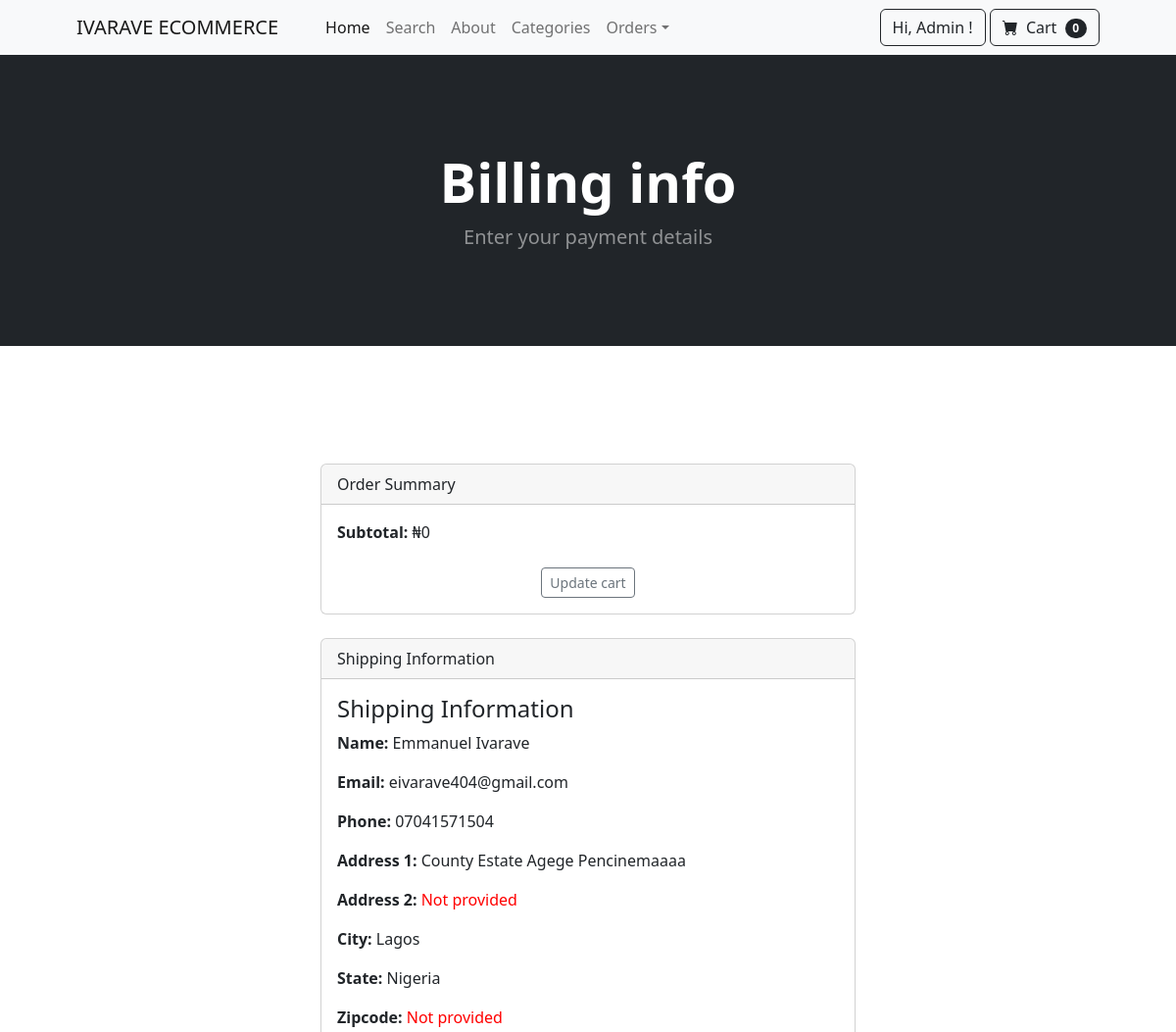
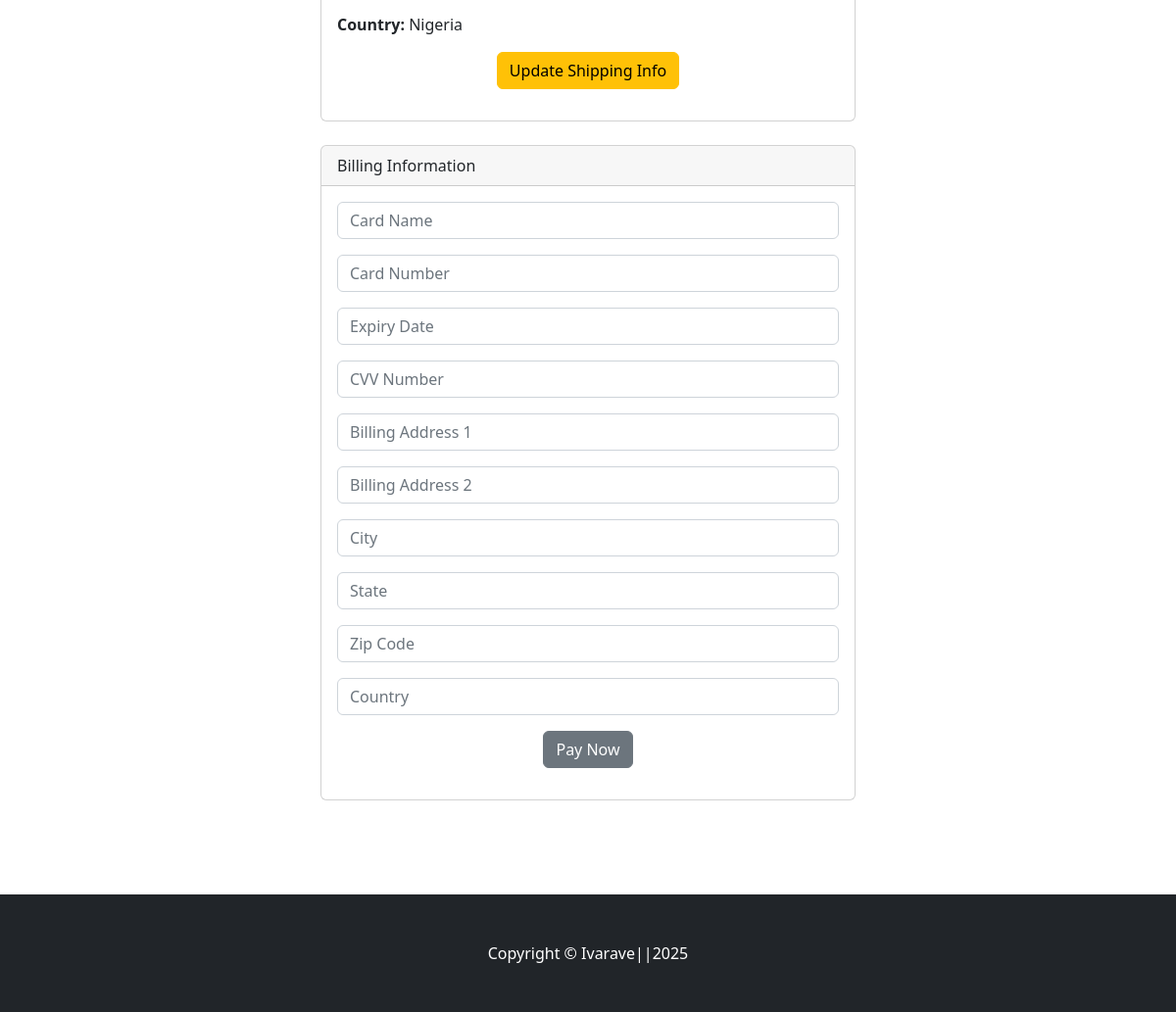
Page /payment/billing_info/ (signed in) on the committed database (2 pictures, top to bottom).
### payment/models.py (models this page shows, shortened)
class shippingAddress(models.Model):
    user = models.ForeignKey('auth.User', on_delete=models.CASCADE, null=True, blank=True)
    shipping_name = models.CharField(max_length=200 )
    shipping_phone = models.CharField(max_length=200 )
    shipping_email = models.CharField(max_length=200 )
    shipping_address1 = models.CharField(max_length=200 )
    shipping_address2 = models.CharField(max_length=200, null=True, blank=True)
    shipping_city = models.CharField(max_length=200 )
    shipping_state = models.CharField(max_length=200 )
    shipping_zipcode = models.CharField(max_length=200, null=True, blank =True)
    shipping_country = models.CharField(max_length=200 )
    class Meta:
        verbose_name = 'Shipping Address'
        verbose_name_plural = 'Shipping Address'

### payment/views.py (the view)
# urls.py: path('billing_info/', views.billing_info, name='billing_info'),
def billing_info(request):
    if not request.user.is_authenticated:
        messages.error(request, "You must be logged in.")
        return redirect('profile')
    cart = Cart(request)
    cart_products = cart.get_products()
    quantities = cart.get_quantities()
    totals = cart.cart_total()
    if request.method == 'POST':
        my_shipping = request.POST.dict()
        request.session['my_shipping'] = my_shipping
        messages.success(request, "Shipping information saved.")
    shipping_info = shippingAddress.objects.filter(user=request.user).last()
    billing_form = paymentForm()  # Render the billing form
    return render(request, 'payment/billing_info.html', {
        'cart_products': cart_products,
        'quantities': quantities,
        'totals': totals,
        'shipping_info': shipping_info,
        'billing_form': billing_form
    })

### cart/cart.py (called while the page is built, shortened)
    def __len__(self):
        return len(self.cart)

    def get_products (self):
        product_ids = self.cart.keys()
        products = Product.objects.filter(id__in=product_ids)
        return products

    def get_quantities(self):
        quantities = self.cart
        return quantities

    def cart_total(self):
        product_ids = self.cart.keys()
        products = Product.objects.filter(id__in=product_ids)
        quantities = self.cart
        total = 0
        return total

### cart/context_processors.py (called while the page is built)
def cart(request):
    return {'cart': Cart(request)}

### payment/templates/payment/billing_info.html (shortened to what this page needs)
{% extends 'base.html' %}
{% load humanize %}
{% block content %}
<header class="bg-dark py-5">
    <div class="container px-4 px-lg-5 my-5">
        <div class="text-center text-white">
            <h1 class="display-4 fw-bolder">Billing info</h1>
            <p class="lead fw-normal text-white-50 mb-0">Enter your payment details</p>
        </div>
    </div>
</header>
<br><br><br>
<div class="container my-5">
    <div class="row justify-content-center">
        <div class="col-md-6">
            <div class="card mb-4">
                <div class="card-header">Order Summary</div>
                <div class="card-body">
                    <strong>Subtotal:</strong> ₦{{ totals|intcomma }}<br><br>
                    <div class="text-center">
                        <a href="{% url 'cart_summary' %}" class="btn btn-sm btn-outline-secondary">Update cart</a>
                    </div>
                </div>
            </div>
            <div class="card mb-4">
                <div class="card-header">Shipping Information</div>
                <div class="card-body">
                    <h4>Shipping Information</h4>
                    <p><strong>Name:</strong> {{ shipping_info.shipping_name|default:"<span style='color: red;'>Not provided</span>"|safe }}</p>
                    <p><strong>Email:</strong> {{ shipping_info.shipping_email|default:"<span style='color: red;'>Not provided</span>"|safe }}</p>
                    <p><strong>Phone:</strong> {{ shipping_info.shipping_phone|default:"<span style='color: red;'>Not provided</span>"|safe }}</p>
                    <p><strong>Address 1:</strong> {{ shipping_info.shipping_address1|default:"<span style='color: red;'>Not provided</span>"|safe }}</p>
                    <p><strong>Address 2:</strong> {{ shipping_info.shipping_address2|default:"<span style='color: red;'>Not provided</span>"|safe }}</p>
                    <p><strong>City:</strong> {{ shipping_info.shipping_city|default:"<span style='color: red;'>Not provided</span>"|safe }}</p>
                    <p><strong>State:</strong> {{ shipping_info.shipping_state|default:"<span style='color: red;'>Not provided</span>"|safe }}</p>
                    <p><strong>Zipcode:</strong> {{ shipping_info.shipping_zipcode|default:"<span style='color: red;'>Not provided</span>"|safe }}</p>
                    <p><strong>Country:</strong> {{ shipping_info.shipping_country|default:"<span style='color: red;'>Not provided</span>"|safe }}</p>
                    <div class="text-center my-3">
                        <a href="{% url 'checkout' %}" class="btn btn-warning">Update Shipping Info</a>
                    </div>
                </div>
            </div>
            <div class="card">
                <div class="card-header">Billing Information</div>
                <div class="card-body">
                    <form method="POST" action="{% url 'initialize_payment' %}">
                        {{ billing_form.as_p }}
                        <div class="text-center my-3">
                            <button type="submit" class="btn btn-secondary">Pay Now</button>
                        </div>
                    </form>
                </div>
            </div>
            <br><br>
        </div>
    </div>
</div>
{% endblock %}

### store/templates/navbar.html (shortened to what this page needs)
<nav class="navbar navbar-expand-lg navbar-light bg-light">
    <div class="container px-4 px-lg-5">
        <a class="navbar-brand" href="{% url 'home' %}">IVARAVE ECOMMERCE</a>
        <div class="collapse navbar-collapse" id="navbarSupportedContent">
            <ul class="navbar-nav me-auto mb-2 mb-lg-0 ms-lg-4">
                <li class="nav-item"><a class="nav-link active" aria-current="page" href="{% url 'home' %}">Home</a></li>
                <li class="nav-item"><a class="nav-link" href="{% url 'search' %}">Search</a></li>
                <li class="nav-item"><a class="nav-link" href="{% url 'about' %}">About</a></li>
                <li class="nav-item"><a class="nav-link" href="{% url 'category_summary' %}">Categories</a></li>
                {% if user.is_authenticated %}
                    {% if user.is_superuser %}
                    <li class="nav-item dropdown">
                    <a class="nav-link dropdown-toggle" id="navbarDropdown" href="#" role="button" data-bs-toggle="dropdown" aria-expanded="false">Orders</a>
                    </li>
                    {% endif %}
            </ul>
            <form class="d-flex">
                <a  href = "{% url 'profile' %} "class="btn btn-outline-dark" type="submit" >
                    Hi, {{ user.username }} !
                </a>
                {% endif %}
                <a href="{% url 'cart_summary' %}" class="btn btn-outline-dark">
                    <i class="bi-cart-fill me-1"></i>
                    Cart
                    <span class="badge bg-dark text-white ms-1 rounded-pill" id ="cart_quantity">{{ cart|length }}</span>
                </a>
            </form>
        </div>
    </div>
</nav>

### rows in the picture
shippingAddress: shipping_name "Emmanuel Ivarave", shipping_email "eivarave404@gmail.com", shipping_phone "07041571504", shipping_address1 "County Estate Agege Pencinemaaaa", shipping_address2 "Not provided", shipping_city "Lagos", shipping_state "Nigeria", shipping_zipcode "Not provided", shipping_country "Nigeria"

### other values in the picture
{{ user.username }} "Admin"
{{ cart|length }} "0"
{{ totals|intcomma }} "0"
